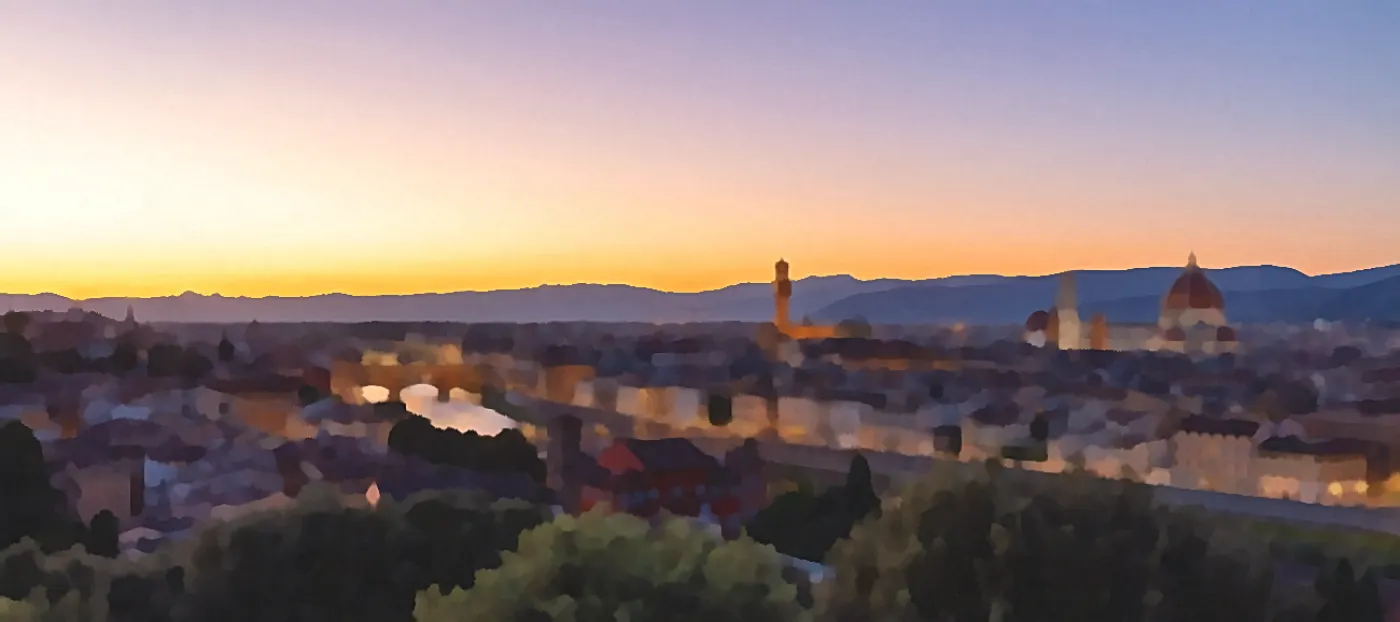
#> input picture img/cielo/alba.webp, 1400 x 622 px
$ python -i dipingi.py   (imports and definitions only)
#> lines starting #> are read from the running program, lines starting #| are printed output that depends on the picture
#!/usr/bin/env python3
"""Turn a free photo from Wikimedia Commons into one of the app's illustrations.

    pip install numpy opencv-python-headless
    python3 tools/dipingi.py "File:Colosseo 2020.jpg" colosseo --nome "Colosseo" [--focus X Y]
    python3 tools/dipingi.py "File:....jpg" tramonto --cielo          # header panorama
    python3 tools/dipingi.py --rifai [id ...]                         # redo images from img/credits.json

It writes img/luoghi/<id>.webp (1440x900) and <id>-s.webp (720x450: on a 3x phone a card of the
atlas grid is ~520 device pixels wide, so a smaller thumbnail looks blurred), or img/cielo/<id>.webp
(1800 wide), and adds or updates the entry in img/credits.json (author and licence are shown in
Settings -> Image credits: they are required by CC BY / CC BY-SA; the crop position is kept as
"focus" so --rifai can redo the image). Only use photos with a free licence (CC0, public domain,
CC BY, CC BY-SA), sharp and large (at least ~2000 px wide). The look is a VERY LIGHT watercolour:
the photo is worked at twice the final size with a tiny generalised Kuwahara filter, keeps almost
all its fine detail, gets warm light colours and is sharpened after the resize. The user asked
three times for sharper, in-focus images: never make the effect heavier or the files smaller.
"""
import argparse, html, json, os, re, time, urllib.error, urllib.parse, urllib.request
import cv2, numpy as np

REPO = os.path.dirname(os.path.dirname(os.path.abspath(__file__)))
UA = {'User-Agent': 'ItalianoApp/1.0 (https://github.com/andrisis2/App-Italiano-; educational PWA)'}

# [24 lines left out: functions get, commons, grana, not called in this run]

def livelli(img, lo=.5, hi=99.6):
    L = cv2.cvtColor(img, cv2.COLOR_BGR2GRAY); a, b = np.percentile(L, lo), np.percentile(L, hi)
    return np.clip((img.astype(np.float32) - a) * 255.0 / max(b - a, 1), 0, 255).astype(np.uint8)

# [14 lines left out: function kuwahara, not called in this run]

def dipingi(img, out_w, r=3, detail=.8, lift=.06, sat=1.08, warm=.025, sharpen=.45):
    h, w = img.shape[:2]; work = min(w, out_w * 2)       # worked at 2x: the strokes shrink to ~1 px
    img = livelli(cv2.resize(img, (work, int(h * work / w)), interpolation=cv2.INTER_AREA), .3, 99.7)
    f = kuwahara(cv2.bilateralFilter(img, 5, 20, 3), r).astype(np.float32)
    o = img.astype(np.float32); f += detail * (o - cv2.GaussianBlur(o, (0, 0), 1.6))   # the photo's fine detail
    lab = cv2.cvtColor(np.clip(f, 0, 255).astype(np.uint8), cv2.COLOR_BGR2LAB).astype(np.float32); L = lab[..., 0] / 255
    lab[..., 0] = np.clip(L + lift * (1 - L) ** 2, 0, 1) * 255
    hsv = cv2.cvtColor(cv2.cvtColor(lab.astype(np.uint8), cv2.COLOR_LAB2BGR), cv2.COLOR_BGR2HSV).astype(np.float32)
    hsv[..., 1] = np.clip(hsv[..., 1] * sat, 0, 255)
    f = cv2.cvtColor(hsv.astype(np.uint8), cv2.COLOR_HSV2BGR).astype(np.float32)
    f[..., 2] *= 1 + warm; f[..., 0] *= 1 - warm * .6
    f = cv2.resize(np.clip(f, 0, 255).astype(np.uint8), (out_w, int(f.shape[0] * out_w / f.shape[1])), interpolation=cv2.INTER_AREA).astype(np.float32)
    f += sharpen * (f - cv2.GaussianBlur(f, (0, 0), .9))
    return np.clip(f + grana(*f.shape[:2])[..., None] * 1.5, 0, 255).astype(np.uint8)

# [17 lines left out: functions ritaglia, scrivi, not called in this run]

def crediti():
    fn = os.path.join(REPO, 'img', 'credits.json')
    return fn, {x['file']: x for x in json.load(open(fn, encoding='utf-8'))}

# [26 lines not run here, left out]

>>> import cv2
>>> picture = cv2.imread('../img/cielo/alba.webp', cv2.IMREAD_GRAYSCALE)
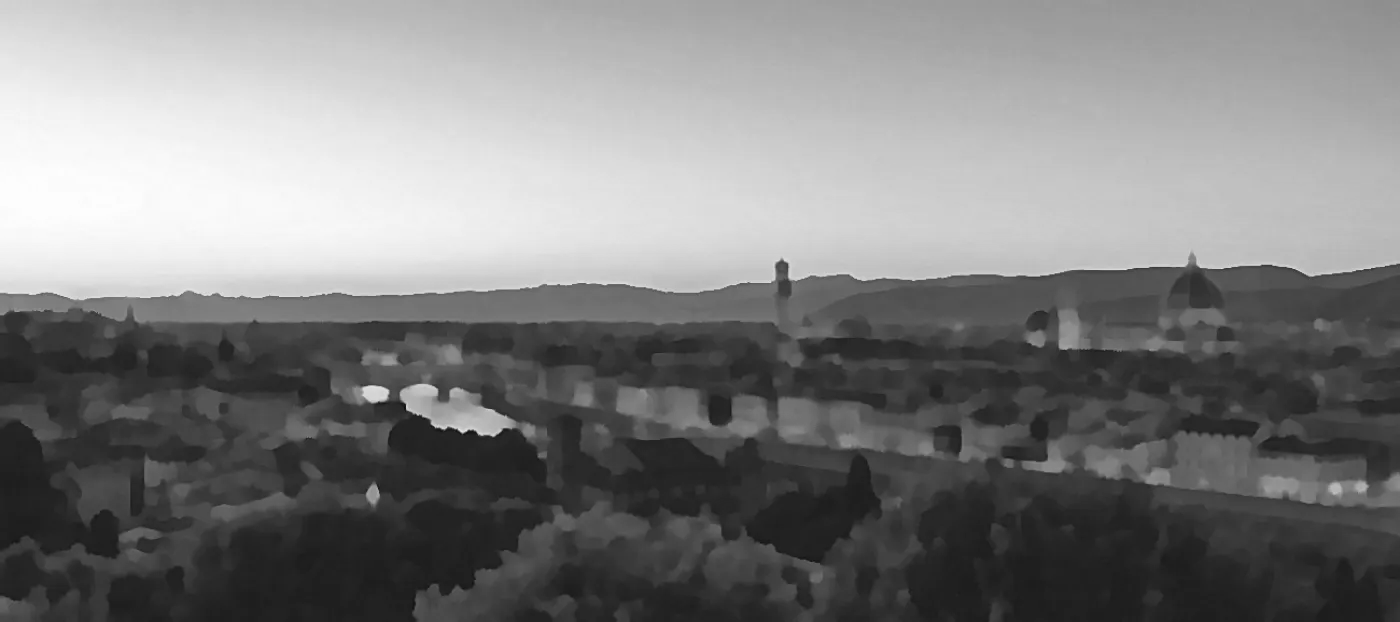
#> picture: shape (622, 1400); min 14, max 253, mean 126.7
>>> result = dipingi(picture, 'out.png')
#> (the run stopped early here; a loop or call above may not have finished)
